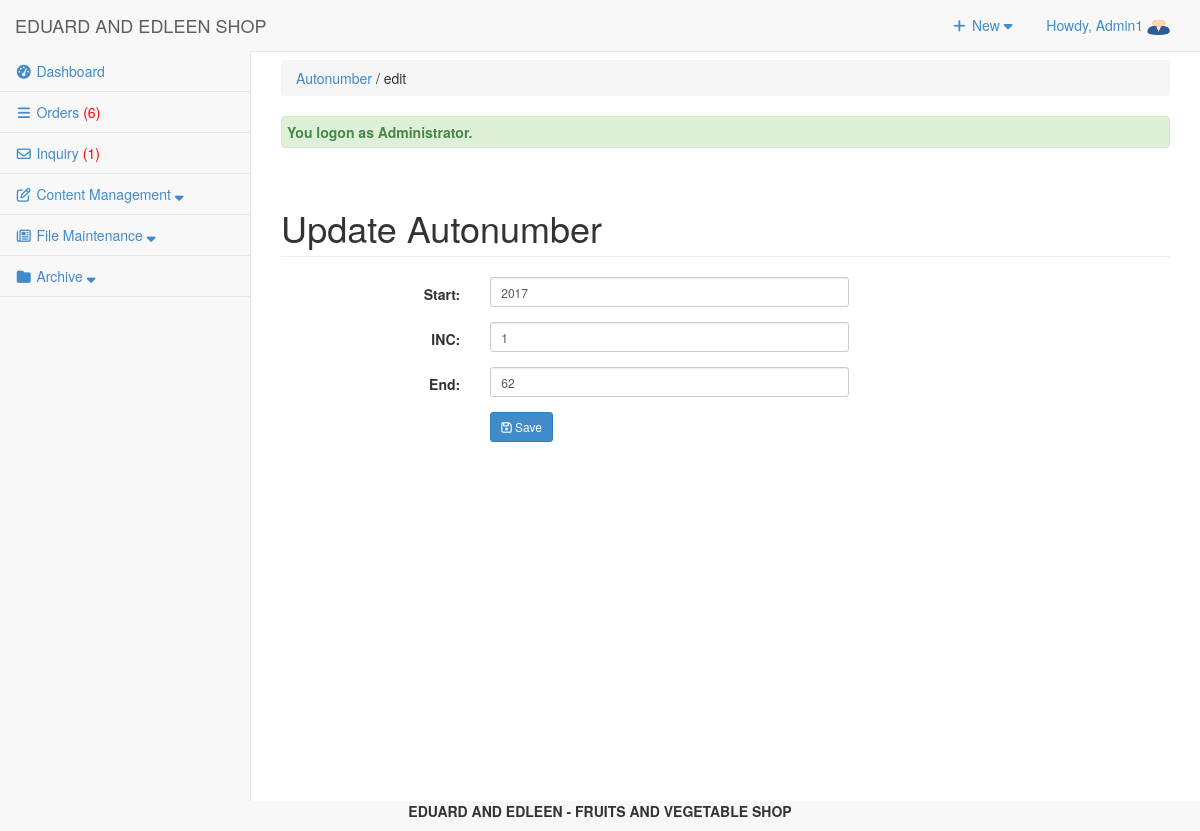
/admin/autonumber/index.php?view=edit&id=PROID (signed in), run on the app's committed database.
### tables this page shows
CREATE TABLE `tbluseraccount` (
  `USERID` int(11) NOT NULL,
  `U_NAME` varchar(122) NOT NULL,
  `U_USERNAME` varchar(122) NOT NULL,
  `U_PASS` varchar(122) NOT NULL,
  `U_ROLE` varchar(30) NOT NULL,
  `USERIMAGE` varchar(255) NOT NULL,
  `U_STATUS` varchar(255) NOT NULL DEFAULT 'Active'
);

CREATE TABLE `tblautonumber` (
  `ID` int(11) NOT NULL,
  `AUTOSTART` varchar(11) NOT NULL,
  `AUTOINC` int(11) NOT NULL,
  `AUTOEND` int(11) NOT NULL,
  `AUTOKEY` varchar(12) NOT NULL,
  `AUTONUM` int(30) NOT NULL
);

### admin/autonumber/index.php (called while the page is built, shortened)
<?php
require_once("../../include/initialize.php");
$view = (isset($_GET['view']) && $_GET['view'] != '') ? $_GET['view'] : '';
$header=$view;
$title="Autonumber";
require_once ("../theme/templates.php");
?>

### include/database.php (called while the page is built, shortened)
<?php
class Database {
	var $sql_string = '';
	private $conn;
	public function open_connection() {
		$this->conn = mysqli_connect(server,user,pass);
		if(!$this->conn){
			echo "Problem in database connection! Contact administrator!";
			exit();
		}else{
			$db_select = mysqli_select_db($this->conn,database_name);
		}
	}
	function setQuery($sql='') {
		$this->sql_string=$sql;
	}
	function executeQuery() {
		$result = mysqli_query($this->conn,$this->sql_string);
		return $result;
	}
	private function confirm_query($result) {
		return $result;
	}
	function loadSingleResult() {
		$cur = $this->executeQuery();
		while ($row = mysqli_fetch_object($cur)) {
		return $data = $row;
		}
	}
	public function num_rows($result_set) {
		return mysqli_num_rows($result_set);
	}
}
$mydb = new Database();
?>

### include/accounts.php (called while the page is built, shortened)
<?php
require_once(LIB_PATH.DS.'database.php');
class User {
	protected static  $tblname = "tbluseraccount";
	function single_user($id=""){
			global $mydb;
			$mydb->setQuery("SELECT * FROM ".self::$tblname."
				Where USERID= '{$id}' LIMIT 1");
			$cur = $mydb->loadSingleResult();
			return $cur;
	}
}
?>

### include/autonumbers.php (called while the page is built, shortened)
<?php
require_once(LIB_PATH.DS.'database.php');
class Autonumber {
	protected static  $tblname = "tblautonumber";
	function single_autonumber($autokey=""){
		global $mydb;
		$mydb->setQuery("SELECT * FROM ".self::$tblname."
			WHERE  AUTOKEY= '{$autokey}' LIMIT 1");
		$cur = $mydb->loadSingleResult();
		return $cur;
	}
}
?>

### admin/autonumber/edit.php (the view, shortened to what this page needs)
<?php
  $AUTOKEY = $_GET['id'];
  $autonumber = New Autonumber();
  $singleauto = $autonumber->single_autonumber($AUTOKEY);
?>
 <form class="form-horizontal span6" action="controller.php?action=edit" method="POST">
            <div class="row">
         <div class="col-lg-12">
            <h1 class="page-header">Update Autonumber</h1>
          </div>
       </div>
                  <div class="form-group">
                    <div class="col-md-8">
                      <label class="col-md-4 control-label" for=
                      "AUTOSTART">Start:</label>
                      <div class="col-md-8">
                         <input class="form-control input-sm" id="AUTOSTART" name="AUTOSTART" placeholder=
                            "Start" type="text" value="<?php  echo $singleauto->AUTOSTART; ?>">
                      </div>
                    </div>
                  </div>
                     <div class="form-group">
                    <div class="col-md-8">
                      <label class="col-md-4 control-label" for=
                      "AUTOINC">INC:</label>
                      <div class="col-md-8">
                         <input class="form-control input-sm" id="AUTOINC" name="AUTOINC" placeholder=
                            "INC" type="text" value="<?php  echo $singleauto->AUTOINC; ?>">
                      </div>
                    </div>
                  </div>
                   <div class="form-group">
                    <div class="col-md-8">
                      <label class="col-md-4 control-label" for=
                      "AUTOEND">End:</label>
                      <div class="col-md-8">
                         <input class="form-control input-sm" id="AUTOEND" name="AUTOEND" placeholder=
                            "End" type="text" value="<?php  echo $singleauto->AUTOEND; ?>">
                      </div>
                    </div>
                  </div>
             <div class="form-group">
                    <div class="col-md-8">
                      <label class="col-md-4 control-label" for=
                      "idno"></label>
                      <div class="col-md-8">
                      <button class="btn btn-primary btn-sm" name="save" type="submit" ><span class="fa fa-save fw-fa"></span> Save</button>
                      </div>
                    </div>
                  </div>
        <div class="form-group">
                <div class="rows">
                  <div class="col-md-6">
                    <label class="col-md-6 control-label" for=
                    "otherperson"></label>
                    <div class="col-md-6">
                    </div>
                  </div>
                  <div class="col-md-6" align="right">
                   </div>
              </div>
              </div>
        </form>
        </div>

### admin/theme/templates.php (shortened to what this page needs)
<!DOCTYPE html>
<html lang="en">
<head>
<link href="<?php echo web_root; ?>admin/css/bootstrap.min.css" rel="stylesheet">
<link href="<?php echo web_root; ?>admin/css/metisMenu.min.css" rel="stylesheet">
<link href="<?php echo web_root; ?>admin/css/timeline.css" rel="stylesheet">
<link href="<?php echo web_root; ?>admin/css/sb-admin-2.css" rel="stylesheet">
<link href="<?php echo web_root; ?>admin/font/css/font-awesome.min.css" rel="stylesheet" type="text/css">
<link href="<?php echo web_root; ?>admin/font/font-awesome.min.css" rel="stylesheet" type="text/css">
<link href="<?php echo web_root; ?>admin/css/dataTables.bootstrap.css" rel="stylesheet">
<link href="<?php echo web_root; ?>css/bootstrap-datetimepicker.min.css" rel="stylesheet" media="screen">
<link href="<?php echo web_root; ?>css/datepicker.css" rel="stylesheet" media="screen">
<link href="<?php echo web_root; ?>admin/css/costum.css" rel="stylesheet">
<link href="<?php echo web_root; ?>admin/css/ekko-lightbox.css" rel="stylesheet">
</head>
  <?php
    $query = "SELECT * FROM tblsummary WHERE ORDEREDSTATS = 'Pending'";
    $mydb->setQuery($query);
    $cur = $mydb->executeQuery();
    $rowscount = $mydb->num_rows($cur);
    $res = isset($rowscount)? $rowscount : 0;
    if($res>0){
    $order = '<span style="color:red;">('.$res.')</span>';
    }else{
        $order = '<span> ('.$res.')</span>';
    }
    $query = "SELECT * FROM tblinquiry WHERE INQSTATUS = 'NEW'";
    $mydb->setQuery($query);
    $cur = $mydb->executeQuery();
    $rowscount = $mydb->num_rows($cur);
    $res = isset($rowscount)? $rowscount : 0;
    if($res>0){
    $inquiry = '<span style="color:red;">('.$res.')</span>';
    }else{
        $inquiry = '<span> ('.$res.')</span>';
    }
?>
<body>
   <div id="wrapper">
        <nav class="navbar navbar-default navbar-static-top  " role="navigation" style="margin-bottom: 0">
            <div class="navbar-header">
                 <a class="navbar-brand"  href="<?php echo web_root; ?>admin/index.php" >EDUARD AND EDLEEN SHOP</a>
            </div>
            <ul class="nav navbar-top-links navbar-right">
                 <li class="dropdown">
                    <a class="dropdown-toggle" data-toggle="dropdown" href="#">
                        <i class="fa fa-plus fa-fw"></i> New  <i class="fa fa-caret-down"></i>
                    </a>
                </li>
<?php
 $user = New User();
$singleuser = $user->single_user($_SESSION['USERID']);
?>
                <li class="dropdown">
                    <a class="dropdown-toggle" data-toggle="dropdown" href="#">
                        Howdy, <?php echo $_SESSION['U_NAME']; ?> <img title="profile image" width="23px" height="17px" src="<?php echo web_root.'admin/user/'.$singleuser ->USERIMAGE ?>">
                    </a>
                </li>
            </ul>
            <div class="navbar-default sidebar" role="navigation">
                <div class="sidebar-nav navbar-collapse">
                    <ul class="nav" id="side-menu">
                        <li>
                             <a href="<?php echo web_root; ?>admin/dashboard/"><i class="fa fa-tachometer fa-fw"></i>  Dashboard </a>
                        </li>
                        <li>
                             <a href="<?php echo web_root; ?>admin/orders/" ><i class="fa fa-reorder fa-fw"></i>  Orders <?php echo $order; ?></a>
                        </li>
                        <li>
                             <a href="<?php echo web_root; ?>admin/inquiry/" ><i class="fa fa-envelope-o fa-fw"></i>  Inquiry <?php echo $inquiry; ?></a>
                        </li>
                        <li class="nav-item">
                            <a class="nav-link" data-toggle="collapse" href="#collapseExample1" aria-expanded="false" aria-controls="collapseExample">
                                <i class="fa fa-pencil-square-o fa-fw"></i><span class="menu-title"> Content Management <i class="fa fa-sort-down"></i></span>
                            </a>
                        </li>
                        <li class="nav-item">
                            <a class="nav-link" data-toggle="collapse" href="#collapseExample3" aria-expanded="false" aria-controls="collapseExample">
                                <i class="fa fa-newspaper-o fa-fw"></i><span class="menu-title"> File Maintenance <i class="fa fa-sort-down"></i></span>
                            </a>
                        </li>
                        <?php if ($_SESSION['U_ROLE']=='Administrator') {
                        ?>
                        <li class="nav-item">
                            <a class="nav-link" data-toggle="collapse" href="#collapseExample2" aria-expanded="false" aria-controls="collapseExample">
                                <i class="fa fa-folder fa-fw"></i><span class="menu-title"> Archive <i class="fa fa-sort-down"></i></span>
                            </a>
                        </li>
                 <?php }  ?>
                    </ul>
                </div>
            </div>
        </nav>
  <div id="page-wrapper">
            <div class="row" >
                <div class="col-lg-12">
                    <?php
                    if ($title<>'Dashboard'){
                       echo   '<p class="breadcrumb" style="margin-top: 8px;">
                        <a href="index.php" title="'. $title.'" >'. $title.'</a>
                        '.(isset($header) ? ' / '. $header : '').'  </p>'  ;
                    } ?>
                  <?php require_once $content; ?>
                </div>
            </div>
        </div>
</body>
      <footer><p  style="text-align: center;font-weight: bold;"> EDUARD AND EDLEEN - FRUITS AND VEGETABLE SHOP </p></footer>
</html>

### admin/css/sb-admin-2.css (style rules this page uses)
body { background-color: #f8f8f8; }
#wrapper { width: 100%; }
#page-wrapper { padding: 0 15px; min-height: 568px; background-color: #fff; }
@media (min-width:768px) { #page-wrapper { position: inherit; margin: 0 0 0 250px; padding: 0 30px; border-left: 1px solid #e7e7e7; } }
.navbar-top-links { margin-right: 0; }
.navbar-top-links li { display: inline-block; }
.navbar-top-links li:last-child { margin-right: 15px; }
.navbar-top-links li a { padding: 15px; min-height: 50px; }
.sidebar .sidebar-nav.navbar-collapse { padding-right: 0; padding-left: 0; }
.sidebar ul li { border-bottom: 1px solid #e7e7e7; }
@media (min-width:768px) { .sidebar { z-index: 1; position: absolute; width: 250px; margin-top: 51px; } }

### data on the page
tbluseraccount: USERIMAGE (picture)
tblautonumber: AUTOSTART "2017", AUTOINC "1", AUTOEND "62"

### other printed values
$_SESSION['U_NAME'] "Admin1"
$res "6"
$res "1"
$title "Autonumber"
$header "edit"
$_SESSION['message'] "You logon as Administrator."
